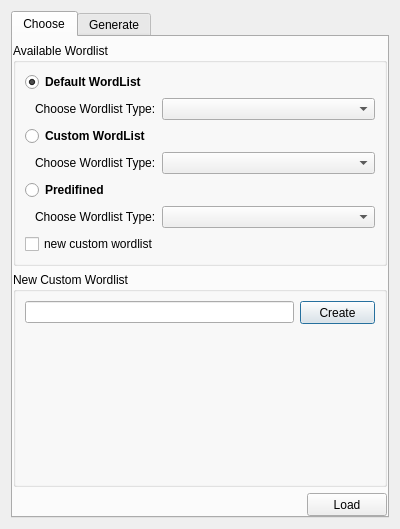
<?xml version="1.0" encoding="UTF-8"?>
<ui version="4.0">
 <class>WordListDialog</class>
 <widget class="QDialog" name="WordListDialog">
  <property name="geometry">
   <rect>
    <x>0</x>
    <y>0</y>
    <width>400</width>
    <height>492</height>
   </rect>
  </property>
  <property name="sizePolicy">
   <sizepolicy hsizetype="Fixed" vsizetype="Preferred">
    <horstretch>0</horstretch>
    <verstretch>0</verstretch>
   </sizepolicy>
  </property>
  <property name="minimumSize">
   <size>
    <width>400</width>
    <height>0</height>
   </size>
  </property>
  <property name="maximumSize">
   <size>
    <width>400</width>
    <height>16777215</height>
   </size>
  </property>
  <property name="windowTitle">
   <string>Bruteforce Wordlist</string>
  </property>
  <layout class="QVBoxLayout" name="verticalLayout_3">
   <item>
    <widget class="QTabWidget" name="tabWidget">
     <property name="sizePolicy">
      <sizepolicy hsizetype="Preferred" vsizetype="Preferred">
       <horstretch>0</horstretch>
       <verstretch>0</verstretch>
      </sizepolicy>
     </property>
     <property name="currentIndex">
      <number>0</number>
     </property>
     <widget class="QWidget" name="tabChoose">
      <attribute name="title">
       <string>Choose</string>
      </attribute>
      <layout class="QVBoxLayout" name="verticalLayout_choose">
       <property name="leftMargin">
        <number>0</number>
       </property>
       <property name="topMargin">
        <number>6</number>
       </property>
       <property name="rightMargin">
        <number>0</number>
       </property>
       <property name="bottomMargin">
        <number>0</number>
       </property>
       <item>
        <widget class="QGroupBox" name="groupBoxChoose">
         <property name="sizePolicy">
          <sizepolicy hsizetype="Preferred" vsizetype="Preferred">
           <horstretch>0</horstretch>
           <verstretch>0</verstretch>
          </sizepolicy>
         </property>
         <property name="styleSheet">
          <string notr="true"/>
         </property>
         <property name="title">
          <string>Available Wordlist</string>
         </property>
         <layout class="QVBoxLayout" name="verticalLayout">
          <item>
           <widget class="QRadioButton" name="radioButtonDefaultWordlist">
            <property name="font">
             <font>
              <weight>75</weight>
              <bold>true</bold>
             </font>
            </property>
            <property name="text">
             <string>Default WordList</string>
            </property>
            <property name="checked">
             <bool>true</bool>
            </property>
           </widget>
          </item>
          <item>
           <layout class="QHBoxLayout" name="horizontalLayout">
            <property name="leftMargin">
             <number>10</number>
            </property>
            <property name="rightMargin">
             <number>0</number>
            </property>
            <item>
             <widget class="QLabel" name="label_2">
              <property name="sizePolicy">
               <sizepolicy hsizetype="Maximum" vsizetype="Preferred">
                <horstretch>0</horstretch>
                <verstretch>0</verstretch>
               </sizepolicy>
              </property>
              <property name="text">
               <string>Choose Wordlist Type:</string>
              </property>
             </widget>
            </item>
            <item>
             <widget class="QComboBox" name="comboBoxDefaultWordlist">
              <property name="minimumSize">
               <size>
                <width>180</width>
                <height>20</height>
               </size>
              </property>
              <property name="focusPolicy">
               <enum>Qt::NoFocus</enum>
              </property>
              <property name="styleSheet">
               <string notr="true"/>
              </property>
              <property name="frame">
               <bool>true</bool>
              </property>
             </widget>
            </item>
           </layout>
          </item>
          <item>
           <widget class="QRadioButton" name="radioButtonSpecialWordlist">
            <property name="font">
             <font>
              <weight>75</weight>
              <bold>true</bold>
             </font>
            </property>
            <property name="text">
             <string>Custom WordList</string>
            </property>
           </widget>
          </item>
          <item>
           <layout class="QHBoxLayout" name="horizontalLayout_2">
            <property name="leftMargin">
             <number>10</number>
            </property>
            <property name="rightMargin">
             <number>0</number>
            </property>
            <item>
             <widget class="QLabel" name="label_3">
              <property name="sizePolicy">
               <sizepolicy hsizetype="Maximum" vsizetype="Preferred">
                <horstretch>0</horstretch>
                <verstretch>0</verstretch>
               </sizepolicy>
              </property>
              <property name="text">
               <string>Choose Wordlist Type:</string>
              </property>
             </widget>
            </item>
            <item>
             <widget class="QComboBox" name="comboBoxSpecialWordlist">
              <property name="minimumSize">
               <size>
                <width>180</width>
                <height>20</height>
               </size>
              </property>
              <property name="focusPolicy">
               <enum>Qt::NoFocus</enum>
              </property>
              <property name="styleSheet">
               <string notr="true"/>
              </property>
             </widget>
            </item>
           </layout>
          </item>
          <item>
           <widget class="QRadioButton" name="radioButtonPredefined">
            <property name="font">
             <font>
              <weight>75</weight>
              <bold>true</bold>
             </font>
            </property>
            <property name="text">
             <string>Predifined</string>
            </property>
           </widget>
          </item>
          <item>
           <layout class="QHBoxLayout" name="horizontalLayout_12">
            <property name="leftMargin">
             <number>10</number>
            </property>
            <item>
             <widget class="QLabel" name="label_10">
              <property name="sizePolicy">
               <sizepolicy hsizetype="Maximum" vsizetype="Preferred">
                <horstretch>0</horstretch>
                <verstretch>0</verstretch>
               </sizepolicy>
              </property>
              <property name="text">
               <string>Choose Wordlist Type:</string>
              </property>
             </widget>
            </item>
            <item>
             <widget class="QComboBox" name="comboBoxPredifinedWordlist"/>
            </item>
           </layout>
          </item>
          <item>
           <widget class="QCheckBox" name="checkBoxNewCustomWordlist">
            <property name="text">
             <string>new custom wordlist</string>
            </property>
           </widget>
          </item>
         </layout>
        </widget>
       </item>
       <item>
        <widget class="QGroupBox" name="groupBoxCustomWordlist">
         <property name="title">
          <string>New Custom Wordlist</string>
         </property>
         <property name="checkable">
          <bool>false</bool>
         </property>
         <property name="checked">
          <bool>false</bool>
         </property>
         <layout class="QVBoxLayout" name="verticalLayout_2">
          <item>
           <layout class="QHBoxLayout" name="createSpecialWordlist">
            <item>
             <widget class="QLineEdit" name="lineEditName">
              <property name="styleSheet">
               <string notr="true"/>
              </property>
             </widget>
            </item>
            <item>
             <widget class="QPushButton" name="buttonCreate">
              <property name="sizePolicy">
               <sizepolicy hsizetype="Fixed" vsizetype="Fixed">
                <horstretch>0</horstretch>
                <verstretch>0</verstretch>
               </sizepolicy>
              </property>
              <property name="minimumSize">
               <size>
                <width>75</width>
                <height>23</height>
               </size>
              </property>
              <property name="maximumSize">
               <size>
                <width>75</width>
                <height>23</height>
               </size>
              </property>
              <property name="styleSheet">
               <string notr="true"/>
              </property>
              <property name="text">
               <string>Create</string>
              </property>
             </widget>
            </item>
           </layout>
          </item>
          <item>
           <widget class="InputWidget" name="customWordlist" native="true">
            <property name="sizePolicy">
             <sizepolicy hsizetype="Preferred" vsizetype="Preferred">
              <horstretch>0</horstretch>
              <verstretch>0</verstretch>
             </sizepolicy>
            </property>
            <property name="minimumSize">
             <size>
              <width>0</width>
              <height>0</height>
             </size>
            </property>
           </widget>
          </item>
         </layout>
        </widget>
       </item>
       <item>
        <layout class="QHBoxLayout" name="horizontalLayout_3">
         <item>
          <widget class="QLabel" name="labelChooseStatus">
           <property name="sizePolicy">
            <sizepolicy hsizetype="Preferred" vsizetype="Maximum">
             <horstretch>0</horstretch>
             <verstretch>0</verstretch>
            </sizepolicy>
           </property>
           <property name="text">
            <string/>
           </property>
          </widget>
         </item>
         <item>
          <widget class="QPushButton" name="buttonLoadChoosen">
           <property name="sizePolicy">
            <sizepolicy hsizetype="Fixed" vsizetype="Fixed">
             <horstretch>0</horstretch>
             <verstretch>0</verstretch>
            </sizepolicy>
           </property>
           <property name="minimumSize">
            <size>
             <width>75</width>
             <height>23</height>
            </size>
           </property>
           <property name="maximumSize">
            <size>
             <width>16777215</width>
             <height>16777215</height>
            </size>
           </property>
           <property name="styleSheet">
            <string notr="true"/>
           </property>
           <property name="text">
            <string>Load</string>
           </property>
          </widget>
         </item>
        </layout>
       </item>
      </layout>
     </widget>
     <widget class="QWidget" name="tabGenerate">
      <attribute name="title">
       <string>Generate</string>
      </attribute>
      <layout class="QVBoxLayout" name="verticalLayout_5">
       <property name="leftMargin">
        <number>0</number>
       </property>
       <property name="topMargin">
        <number>4</number>
       </property>
       <property name="rightMargin">
        <number>0</number>
       </property>
       <property name="bottomMargin">
        <number>0</number>
       </property>
       <item>
        <widget class="QScrollArea" name="scrollAreaGenerate">
         <property name="minimumSize">
          <size>
           <width>0</width>
           <height>445</height>
          </size>
         </property>
         <property name="widgetResizable">
          <bool>true</bool>
         </property>
         <widget class="QWidget" name="scrollAreaWidgetContents">
          <property name="geometry">
           <rect>
            <x>0</x>
            <y>0</y>
            <width>357</width>
            <height>469</height>
           </rect>
          </property>
          <layout class="QVBoxLayout" name="verticalLayout_7">
           <property name="leftMargin">
            <number>0</number>
           </property>
           <property name="topMargin">
            <number>0</number>
           </property>
           <property name="rightMargin">
            <number>0</number>
           </property>
           <property name="bottomMargin">
            <number>0</number>
           </property>
           <item>
            <widget class="QGroupBox" name="groupBoxAZ">
             <property name="title">
              <string>A-Z</string>
             </property>
             <property name="checkable">
              <bool>true</bool>
             </property>
             <property name="checked">
              <bool>false</bool>
             </property>
             <layout class="QVBoxLayout" name="verticalLayout_9">
              <item>
               <widget class="QCheckBox" name="checkBoxExactCombination">
                <property name="text">
                 <string>Exact Combination Count</string>
                </property>
                <property name="checked">
                 <bool>true</bool>
                </property>
               </widget>
              </item>
              <item>
               <layout class="QHBoxLayout" name="horizontalLayout_11">
                <item>
                 <widget class="QLabel" name="label_9">
                  <property name="sizePolicy">
                   <sizepolicy hsizetype="Maximum" vsizetype="Maximum">
                    <horstretch>0</horstretch>
                    <verstretch>0</verstretch>
                   </sizepolicy>
                  </property>
                  <property name="text">
                   <string>No# of Combinations</string>
                  </property>
                 </widget>
                </item>
                <item>
                 <widget class="QLineEdit" name="lineEditAZCombination">
                  <property name="sizePolicy">
                   <sizepolicy hsizetype="Preferred" vsizetype="Fixed">
                    <horstretch>0</horstretch>
                    <verstretch>0</verstretch>
                   </sizepolicy>
                  </property>
                 </widget>
                </item>
               </layout>
              </item>
             </layout>
            </widget>
           </item>
           <item>
            <widget class="QGroupBox" name="groupBoxNumbers">
             <property name="title">
              <string>Numbers</string>
             </property>
             <property name="checkable">
              <bool>true</bool>
             </property>
             <property name="checked">
              <bool>false</bool>
             </property>
             <layout class="QVBoxLayout" name="verticalLayout_4">
              <item>
               <layout class="QHBoxLayout" name="horizontalLayout_7">
                <item>
                 <widget class="QLabel" name="label">
                  <property name="sizePolicy">
                   <sizepolicy hsizetype="Maximum" vsizetype="Maximum">
                    <horstretch>0</horstretch>
                    <verstretch>0</verstretch>
                   </sizepolicy>
                  </property>
                  <property name="minimumSize">
                   <size>
                    <width>50</width>
                    <height>0</height>
                   </size>
                  </property>
                  <property name="text">
                   <string>From</string>
                  </property>
                 </widget>
                </item>
                <item>
                 <widget class="QLineEdit" name="lineEditNumbersFrom">
                  <property name="sizePolicy">
                   <sizepolicy hsizetype="Preferred" vsizetype="Fixed">
                    <horstretch>0</horstretch>
                    <verstretch>0</verstretch>
                   </sizepolicy>
                  </property>
                 </widget>
                </item>
               </layout>
              </item>
              <item>
               <layout class="QHBoxLayout" name="horizontalLayout_6">
                <item>
                 <widget class="QLabel" name="label_4">
                  <property name="sizePolicy">
                   <sizepolicy hsizetype="Maximum" vsizetype="Maximum">
                    <horstretch>0</horstretch>
                    <verstretch>0</verstretch>
                   </sizepolicy>
                  </property>
                  <property name="minimumSize">
                   <size>
                    <width>50</width>
                    <height>0</height>
                   </size>
                  </property>
                  <property name="text">
                   <string>To</string>
                  </property>
                 </widget>
                </item>
                <item>
                 <widget class="QLineEdit" name="lineEditNumbersTo">
                  <property name="sizePolicy">
                   <sizepolicy hsizetype="Preferred" vsizetype="Fixed">
                    <horstretch>0</horstretch>
                    <verstretch>0</verstretch>
                   </sizepolicy>
                  </property>
                 </widget>
                </item>
               </layout>
              </item>
              <item>
               <layout class="QHBoxLayout" name="horizontalLayout_5">
                <item>
                 <widget class="QLabel" name="label_5">
                  <property name="sizePolicy">
                   <sizepolicy hsizetype="Maximum" vsizetype="Maximum">
                    <horstretch>0</horstretch>
                    <verstretch>0</verstretch>
                   </sizepolicy>
                  </property>
                  <property name="minimumSize">
                   <size>
                    <width>50</width>
                    <height>0</height>
                   </size>
                  </property>
                  <property name="text">
                   <string>Skip</string>
                  </property>
                 </widget>
                </item>
                <item>
                 <widget class="QLineEdit" name="lineEditNumbersSkip">
                  <property name="sizePolicy">
                   <sizepolicy hsizetype="Preferred" vsizetype="Fixed">
                    <horstretch>0</horstretch>
                    <verstretch>0</verstretch>
                   </sizepolicy>
                  </property>
                 </widget>
                </item>
               </layout>
              </item>
             </layout>
            </widget>
           </item>
           <item>
            <widget class="QGroupBox" name="groupBoxDate">
             <property name="title">
              <string>Date</string>
             </property>
             <property name="checkable">
              <bool>true</bool>
             </property>
             <property name="checked">
              <bool>false</bool>
             </property>
             <layout class="QVBoxLayout" name="verticalLayout_6">
              <item>
               <layout class="QHBoxLayout" name="horizontalLayout_9">
                <item>
                 <widget class="QLabel" name="label_6">
                  <property name="sizePolicy">
                   <sizepolicy hsizetype="Maximum" vsizetype="Maximum">
                    <horstretch>0</horstretch>
                    <verstretch>0</verstretch>
                   </sizepolicy>
                  </property>
                  <property name="minimumSize">
                   <size>
                    <width>50</width>
                    <height>0</height>
                   </size>
                  </property>
                  <property name="text">
                   <string>From</string>
                  </property>
                 </widget>
                </item>
                <item>
                 <widget class="QLineEdit" name="lineEditDateFromDay">
                  <property name="sizePolicy">
                   <sizepolicy hsizetype="Preferred" vsizetype="Fixed">
                    <horstretch>0</horstretch>
                    <verstretch>0</verstretch>
                   </sizepolicy>
                  </property>
                 </widget>
                </item>
                <item>
                 <widget class="QLineEdit" name="lineEditDateFromMonth">
                  <property name="sizePolicy">
                   <sizepolicy hsizetype="Preferred" vsizetype="Fixed">
                    <horstretch>0</horstretch>
                    <verstretch>0</verstretch>
                   </sizepolicy>
                  </property>
                 </widget>
                </item>
                <item>
                 <widget class="QLineEdit" name="lineEditDateFromYear">
                  <property name="sizePolicy">
                   <sizepolicy hsizetype="Preferred" vsizetype="Fixed">
                    <horstretch>0</horstretch>
                    <verstretch>0</verstretch>
                   </sizepolicy>
                  </property>
                 </widget>
                </item>
               </layout>
              </item>
              <item>
               <layout class="QHBoxLayout" name="horizontalLayout_8">
                <item>
                 <widget class="QLabel" name="label_7">
                  <property name="sizePolicy">
                   <sizepolicy hsizetype="Maximum" vsizetype="Maximum">
                    <horstretch>0</horstretch>
                    <verstretch>0</verstretch>
                   </sizepolicy>
                  </property>
                  <property name="minimumSize">
                   <size>
                    <width>50</width>
                    <height>0</height>
                   </size>
                  </property>
                  <property name="text">
                   <string>To</string>
                  </property>
                 </widget>
                </item>
                <item>
                 <widget class="QLineEdit" name="lineEditDateToDay">
                  <property name="sizePolicy">
                   <sizepolicy hsizetype="Preferred" vsizetype="Fixed">
                    <horstretch>0</horstretch>
                    <verstretch>0</verstretch>
                   </sizepolicy>
                  </property>
                 </widget>
                </item>
                <item>
                 <widget class="QLineEdit" name="lineEditDateToMonth">
                  <property name="sizePolicy">
                   <sizepolicy hsizetype="Preferred" vsizetype="Fixed">
                    <horstretch>0</horstretch>
                    <verstretch>0</verstretch>
                   </sizepolicy>
                  </property>
                 </widget>
                </item>
                <item>
                 <widget class="QLineEdit" name="lineEditDateToYear">
                  <property name="sizePolicy">
                   <sizepolicy hsizetype="Preferred" vsizetype="Fixed">
                    <horstretch>0</horstretch>
                    <verstretch>0</verstretch>
                   </sizepolicy>
                  </property>
                 </widget>
                </item>
               </layout>
              </item>
              <item>
               <layout class="QHBoxLayout" name="horizontalLayout_10">
                <item>
                 <widget class="QLabel" name="label_8">
                  <property name="sizePolicy">
                   <sizepolicy hsizetype="Maximum" vsizetype="Preferred">
                    <horstretch>0</horstretch>
                    <verstretch>0</verstretch>
                   </sizepolicy>
                  </property>
                  <property name="minimumSize">
                   <size>
                    <width>50</width>
                    <height>0</height>
                   </size>
                  </property>
                  <property name="text">
                   <string>Format</string>
                  </property>
                 </widget>
                </item>
                <item>
                 <widget class="QComboBox" name="comboBoxDateFormat">
                  <property name="editable">
                   <bool>false</bool>
                  </property>
                  <item>
                   <property name="text">
                    <string>dd.mm.yyyy</string>
                   </property>
                  </item>
                  <item>
                   <property name="text">
                    <string>dd-mm-yyyy</string>
                   </property>
                  </item>
                  <item>
                   <property name="text">
                    <string>dd_mm_yyyy</string>
                   </property>
                  </item>
                  <item>
                   <property name="text">
                    <string>ddmmyyyy</string>
                   </property>
                  </item>
                 </widget>
                </item>
               </layout>
              </item>
             </layout>
            </widget>
           </item>
           <item>
            <widget class="QGroupBox" name="groupBoxPermutations">
             <property name="title">
              <string>Permutations</string>
             </property>
             <property name="checkable">
              <bool>true</bool>
             </property>
             <property name="checked">
              <bool>false</bool>
             </property>
             <layout class="QVBoxLayout" name="verticalLayout_10">
              <item>
               <layout class="QHBoxLayout" name="horizontalLayout_13">
                <item>
                 <widget class="QLabel" name="label_11">
                  <property name="text">
                   <string>No# of Permutations</string>
                  </property>
                 </widget>
                </item>
                <item>
                 <widget class="QLineEdit" name="lineEditPermutes"/>
                </item>
               </layout>
              </item>
             </layout>
            </widget>
           </item>
           <item>
            <widget class="QGroupBox" name="groupBoxSubstitutions">
             <property name="title">
              <string>Substitutions</string>
             </property>
             <property name="checkable">
              <bool>true</bool>
             </property>
             <property name="checked">
              <bool>false</bool>
             </property>
             <layout class="QVBoxLayout" name="verticalLayout_8">
              <property name="bottomMargin">
               <number>0</number>
              </property>
              <item>
               <widget class="QCheckBox" name="checkBoxSubstituteOne">
                <property name="text">
                 <string>Substitute one at a Time</string>
                </property>
                <property name="checked">
                 <bool>true</bool>
                </property>
               </widget>
              </item>
              <item>
               <layout class="QHBoxLayout" name="horizontalLayout_14">
                <item>
                 <widget class="QComboBox" name="comboBoxSubstituteFrom"/>
                </item>
                <item>
                 <widget class="QLabel" name="label_13">
                  <property name="sizePolicy">
                   <sizepolicy hsizetype="Maximum" vsizetype="Preferred">
                    <horstretch>0</horstretch>
                    <verstretch>0</verstretch>
                   </sizepolicy>
                  </property>
                  <property name="text">
                   <string>--&gt;</string>
                  </property>
                 </widget>
                </item>
                <item>
                 <widget class="QComboBox" name="comboBoxSubstituteTo"/>
                </item>
                <item>
                 <widget class="QToolButton" name="buttonSubstituteRemove">
                  <property name="minimumSize">
                   <size>
                    <width>70</width>
                    <height>22</height>
                   </size>
                  </property>
                  <property name="text">
                   <string>Remove</string>
                  </property>
                 </widget>
                </item>
               </layout>
              </item>
              <item>
               <widget class="QLabel" name="label_12">
                <property name="sizePolicy">
                 <sizepolicy hsizetype="Maximum" vsizetype="Preferred">
                  <horstretch>0</horstretch>
                  <verstretch>0</verstretch>
                 </sizepolicy>
                </property>
                <property name="text">
                 <string/>
                </property>
               </widget>
              </item>
             </layout>
            </widget>
           </item>
          </layout>
         </widget>
        </widget>
       </item>
       <item>
        <layout class="QHBoxLayout" name="horizontalLayout_4">
         <item>
          <widget class="QLabel" name="labelGeneratorStatus">
           <property name="sizePolicy">
            <sizepolicy hsizetype="Preferred" vsizetype="Maximum">
             <horstretch>0</horstretch>
             <verstretch>0</verstretch>
            </sizepolicy>
           </property>
           <property name="text">
            <string/>
           </property>
          </widget>
         </item>
         <item>
          <widget class="QPushButton" name="buttonGenerate">
           <property name="sizePolicy">
            <sizepolicy hsizetype="Fixed" vsizetype="Fixed">
             <horstretch>0</horstretch>
             <verstretch>0</verstretch>
            </sizepolicy>
           </property>
           <property name="text">
            <string>Generate</string>
           </property>
          </widget>
         </item>
        </layout>
       </item>
      </layout>
     </widget>
    </widget>
   </item>
  </layout>
 </widget>
 <customwidgets>
  <customwidget>
   <class>InputWidget</class>
   <extends>QWidget</extends>
   <header>src/widgets/InputWidget.h</header>
   <container>1</container>
  </customwidget>
 </customwidgets>
 <resources/>
 <connections/>
</ui>
